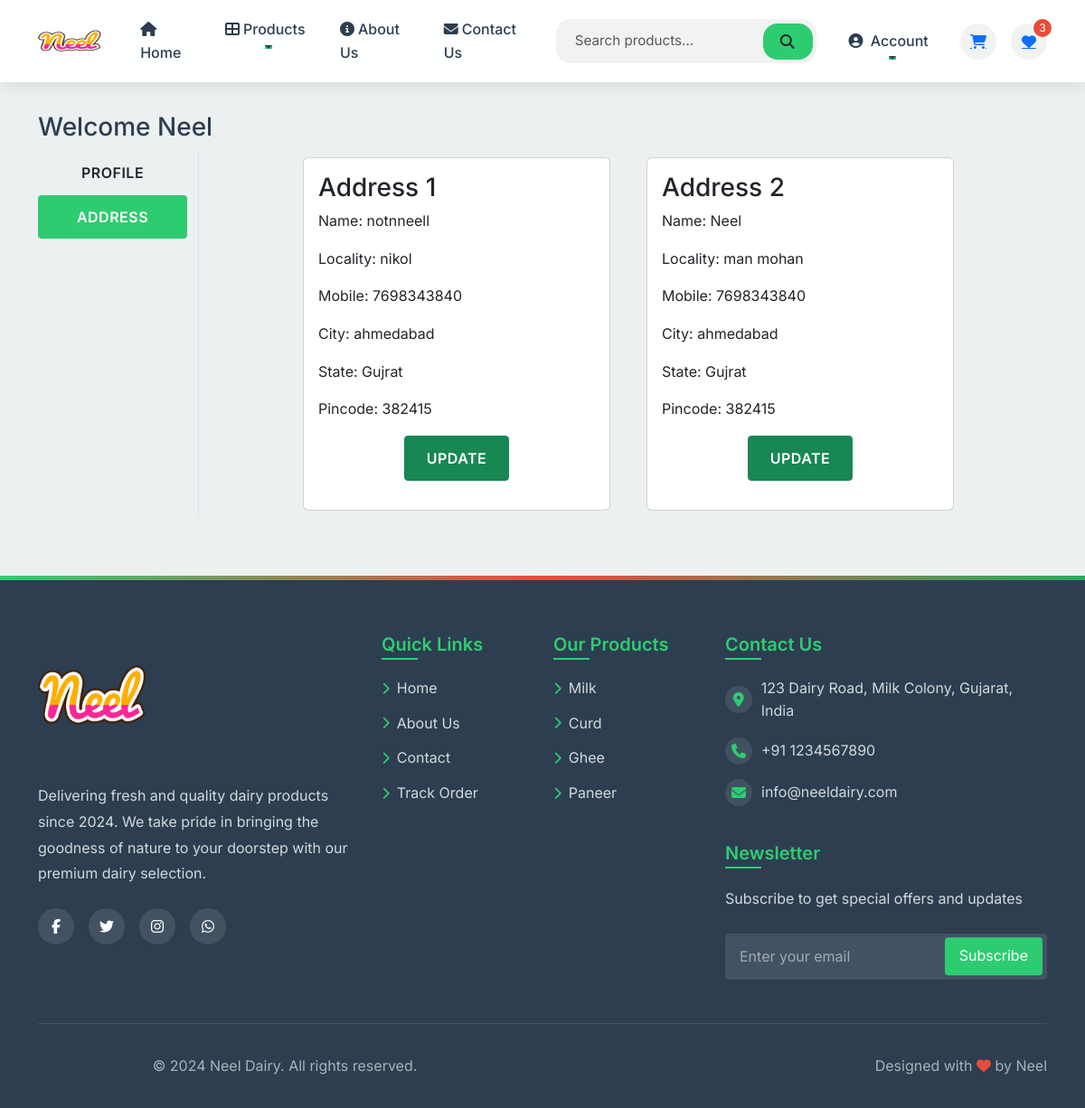
The page /address/ (signed in) on the database its author committed.
### app/models.py (models this page shows, shortened)
class Customer(models.Model):
    user = models.ForeignKey(User,on_delete=models.CASCADE)
    name = models.CharField(max_length=200)
    locality = models.CharField(max_length=200)
    city = models.CharField(max_length=50)
    mobile = models.IntegerField(default=0)
    zipcode = models.IntegerField()
    state = models.CharField(choices=STATE_CHOICES,max_length=100)

### app/views.py (the view)
# urls.py: path("address/", views.address, name="address"),
@login_required
def address(request):
        add = Customer.objects.filter(user=request.user)
        totalitem = 0
        wishitem = 0
        if request.user.is_authenticated:
            totalitem = len(Cart.objects.filter(user=request.user))
            wishitem = len(Wishlist.objects.filter(user=request.user))
        return render(request ,'app/address.html', locals())

### app/templates/app/address.html (shortened to what this page needs)
{% extends "app/base.html" %}
{% load static %}
{% block main-content %}
<div class="container my-5">
    <div class="row">
        <h3>Welcome <span class="text-capitalize">{{request.user}}</span></h3>
        <div class="col-sm-2 border-end">
            <ul class="list-unstyled">
                <li class="d-grid"><a href="{% url 'profile' %}" class="btn ">Profile</a></li>
                <li class="d-grid"><a href="{% url 'address' %}" class="btn btn-primary ">Address </a></li>
            </ul>
        </div>
        <div class="col-sm-8 offset-sm-1">
            <div class="row">
                {% for ad in add %}
                <div class="col-sm-6">
                    <div class="card m-2">
                        <div class="card-body">
                            <h3>Address {{forloop.counter}}</h3>
                            <p>Name: {{ad.name}}</p>
                            <p>Locality: {{ad.locality}}</p>
                            <p>Mobile: {{ad.mobile}}</p>
                            <p>City: {{ad.city}}</p>
                            <p>State: {{ad.state}}</p>
                            <p>Pincode: {{ad.zipcode}}</p>
                            <p class="text-center"><a href="{% url 'updateAddress' pk=ad.id %}" type="button" class="btn btn-success">Update</a> </p>
                        </div>
                    </div>
                </div>
                {% endfor %}
            </div>
        </div>
        {% endblock main-content %}

### app/static/app/css/modern-style.css (style rules this page uses)
:root { --primary: #2ecc71; --primary-dark: #27ae60; --secondary: #34495e; --accent: #e74c3c; --light: #ecf0f1; --dark: #2c3e50; --white: #ffffff; --gray: #95a5a6; --spacing-xs: 0.25rem; --spacing-sm: 0.5rem; --spacing-md: 1rem; --spacing-lg: 1.5rem; --spacing-xl: 2rem; --radius-sm: 4px; --radius-md: 8px; --radius-lg: 16px; --transition-fast: 0.2s ease; --transition-normal: 0.3s ease; --transition-slow: 0.5s ease; }
* { margin: 0; padding: 0; box-sizing: border-box; }
body { font-family: 'Inter', -apple-system, BlinkMacSystemFont, sans-serif; line-height: 1.6; color: var(--dark); background-color: var(--light); }
.btn { padding: 0.75rem 1.5rem; border-radius: var(--radius-sm); font-weight: 600; transition: var(--transition-fast); text-transform: uppercase; letter-spacing: 0.5px; }
.btn-primary { background: var(--primary); border: none; }

### rows shown on the page
Customer: name "notnneell", locality "nikol", mobile "7698343840", city "ahmedabad", state "Gujrat", zipcode "382415"
Customer: name "Neel", locality "man mohan", mobile "7698343840", city "ahmedabad", state "Gujrat", zipcode "382415"

### other values the page prints
{{ wishitem }} "3"
{{ request.user }} "Neel"
